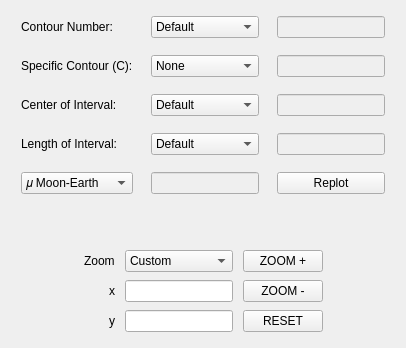
         <widget class="QWidget" name="tab">
          <attribute name="title">
           <string>Input</string>
          </attribute>
          <layout class="QVBoxLayout" name="verticalLayout_4">
           <item>
            <layout class="QGridLayout" name="gridLayout_2" columnstretch="0,0,0">
             <property name="sizeConstraint">
              <enum>QLayout::SetDefaultConstraint</enum>
             </property>
             <property name="leftMargin">
              <number>10</number>
             </property>
             <property name="topMargin">
              <number>5</number>
             </property>
             <property name="rightMargin">
              <number>10</number>
             </property>
             <property name="bottomMargin">
              <number>5</number>
             </property>
             <property name="horizontalSpacing">
              <number>18</number>
             </property>
             <property name="verticalSpacing">
              <number>17</number>
             </property>
             <item row="1" column="0">
              <widget class="QLabel" name="contourLabel">
               <property name="sizePolicy">
                <sizepolicy hsizetype="Preferred" vsizetype="Preferred">
                 <horstretch>0</horstretch>
                 <verstretch>0</verstretch>
                </sizepolicy>
               </property>
               <property name="text">
                <string>Specific Contour (C):</string>
               </property>
              </widget>
             </item>
             <item row="0" column="2">
              <widget class="QLineEdit" name="cCountEdit">
               <property name="enabled">
                <bool>false</bool>
               </property>
               <property name="sizePolicy">
                <sizepolicy hsizetype="Preferred" vsizetype="Preferred">
                 <horstretch>0</horstretch>
                 <verstretch>0</verstretch>
                </sizepolicy>
               </property>
               <property name="text">
                <string/>
               </property>
               <property name="clearButtonEnabled">
                <bool>true</bool>
               </property>
              </widget>
             </item>
             <item row="2" column="2">
              <widget class="QLineEdit" name="centerEdit">
               <property name="enabled">
                <bool>false</bool>
               </property>
               <property name="sizePolicy">
                <sizepolicy hsizetype="Preferred" vsizetype="Preferred">
                 <horstretch>0</horstretch>
                 <verstretch>0</verstretch>
                </sizepolicy>
               </property>
               <property name="text">
                <string/>
               </property>
               <property name="clearButtonEnabled">
                <bool>true</bool>
               </property>
              </widget>
             </item>
             <item row="3" column="2">
              <widget class="QLineEdit" name="lengthEdit">
               <property name="enabled">
                <bool>false</bool>
               </property>
               <property name="sizePolicy">
                <sizepolicy hsizetype="Preferred" vsizetype="Preferred">
                 <horstretch>0</horstretch>
                 <verstretch>0</verstretch>
                </sizepolicy>
               </property>
               <property name="clearButtonEnabled">
                <bool>true</bool>
               </property>
              </widget>
             </item>
             <item row="2" column="1">
              <widget class="QComboBox" name="centerBox">
               <property name="sizePolicy">
                <sizepolicy hsizetype="Preferred" vsizetype="Preferred">
                 <horstretch>0</horstretch>
                 <verstretch>0</verstretch>
                </sizepolicy>
               </property>
               <item>
                <property name="text">
                 <string>Default</string>
                </property>
               </item>
               <item>
                <property name="text">
                 <string>Custom</string>
                </property>
               </item>
              </widget>
             </item>
             <item row="1" column="2">
              <widget class="QLineEdit" name="contourEdit">
               <property name="enabled">
                <bool>false</bool>
               </property>
               <property name="sizePolicy">
                <sizepolicy hsizetype="Preferred" vsizetype="Preferred">
                 <horstretch>0</horstretch>
                 <verstretch>0</verstretch>
                </sizepolicy>
               </property>
               <property name="clearButtonEnabled">
                <bool>true</bool>
               </property>
              </widget>
             </item>
             <item row="0" column="0">
              <widget class="QLabel" name="cCountLabel">
               <property name="sizePolicy">
                <sizepolicy hsizetype="Preferred" vsizetype="Preferred">
                 <horstretch>0</horstretch>
                 <verstretch>0</verstretch>
                </sizepolicy>
               </property>
               <property name="layoutDirection">
                <enum>Qt::LeftToRight</enum>
               </property>
               <property name="text">
                <string>Contour Number:</string>
               </property>
               <property name="wordWrap">
                <bool>false</bool>
               </property>
              </widget>
             </item>
             <item row="4" column="1">
              <widget class="QLineEdit" name="muEdit">
               <property name="enabled">
                <bool>false</bool>
               </property>
               <property name="sizePolicy">
                <sizepolicy hsizetype="Preferred" vsizetype="Preferred">
                 <horstretch>0</horstretch>
                 <verstretch>0</verstretch>
                </sizepolicy>
               </property>
               <property name="clearButtonEnabled">
                <bool>true</bool>
               </property>
              </widget>
             </item>
             <item row="3" column="1">
              <widget class="QComboBox" name="lengthBox">
               <property name="sizePolicy">
                <sizepolicy hsizetype="Preferred" vsizetype="Preferred">
                 <horstretch>0</horstretch>
                 <verstretch>0</verstretch>
                </sizepolicy>
               </property>
               <item>
                <property name="text">
                 <string>Default</string>
                </property>
               </item>
               <item>
                <property name="text">
                 <string>Custom</string>
                </property>
               </item>
              </widget>
             </item>
             <item row="2" column="0">
              <widget class="QLabel" name="centerLabel">
               <property name="text">
                <string>Center of Interval:</string>
               </property>
              </widget>
             </item>
             <item row="0" column="1">
              <widget class="QComboBox" name="cCountBox">
               <property name="sizePolicy">
                <sizepolicy hsizetype="Preferred" vsizetype="Preferred">
                 <horstretch>0</horstretch>
                 <verstretch>0</verstretch>
                </sizepolicy>
               </property>
               <property name="currentIndex">
                <number>0</number>
               </property>
               <item>
                <property name="text">
                 <string>Default</string>
                </property>
               </item>
               <item>
                <property name="text">
                 <string>Custom</string>
                </property>
               </item>
              </widget>
             </item>
             <item row="1" column="1">
              <widget class="QComboBox" name="contourBox">
               <property name="sizePolicy">
                <sizepolicy hsizetype="Preferred" vsizetype="Preferred">
                 <horstretch>0</horstretch>
                 <verstretch>0</verstretch>
                </sizepolicy>
               </property>
               <property name="currentText">
                <string>None</string>
               </property>
               <property name="currentIndex">
                <number>4</number>
               </property>
               <item>
                <property name="text">
                 <string>L1</string>
                </property>
               </item>
               <item>
                <property name="text">
                 <string>L2</string>
                </property>
               </item>
               <item>
                <property name="text">
                 <string>L3</string>
                </property>
               </item>
               <item>
                <property name="text">
                 <string>Custom</string>
                </property>
               </item>
               <item>
                <property name="text">
                 <string>None</string>
                </property>
               </item>
              </widget>
             </item>
             <item row="3" column="0">
              <widget class="QLabel" name="lengthLabel">
               <property name="text">
                <string>Length of Interval:</string>
               </property>
              </widget>
             </item>
             <item row="4" column="0">
              <widget class="QComboBox" name="muBox">
               <property name="sizePolicy">
                <sizepolicy hsizetype="Preferred" vsizetype="Preferred">
                 <horstretch>0</horstretch>
                 <verstretch>0</verstretch>
                </sizepolicy>
               </property>
               <item>
                <property name="text">
                 <string>𝜇 Moon-Earth</string>
                </property>
               </item>
               <item>
                <property name="text">
                 <string>𝜇 Sun-Earth</string>
                </property>
               </item>
               <item>
                <property name="text">
                 <string>𝜇 (Custom)</string>
                </property>
               </item>
              </widget>
             </item>
             <item row="4" column="2">
              <widget class="QPushButton" name="muPush">
               <property name="sizePolicy">
                <sizepolicy hsizetype="Preferred" vsizetype="Preferred">
                 <horstretch>0</horstretch>
                 <verstretch>0</verstretch>
                </sizepolicy>
               </property>
               <property name="layoutDirection">
                <enum>Qt::LeftToRight</enum>
               </property>
               <property name="text">
                <string>Replot</string>
               </property>
              </widget>
             </item>
            </layout>
           </item>
           <item>
            <spacer name="verticalSpacer_2">
             <property name="orientation">
              <enum>Qt::Vertical</enum>
             </property>
             <property name="sizeHint" stdset="0">
              <size>
               <width>20</width>
               <height>40</height>
              </size>
             </property>
            </spacer>
           </item>
           <item>
            <layout class="QGridLayout" name="gridLayout_6">
             <property name="leftMargin">
              <number>10</number>
             </property>
             <property name="topMargin">
              <number>5</number>
             </property>
             <property name="rightMargin">
              <number>10</number>
             </property>
             <property name="bottomMargin">
              <number>5</number>
             </property>
             <property name="horizontalSpacing">
              <number>10</number>
             </property>
             <property name="verticalSpacing">
              <number>8</number>
             </property>
             <item row="1" column="1">
              <widget class="QLabel" name="label">
               <property name="sizePolicy">
                <sizepolicy hsizetype="Preferred" vsizetype="Preferred">
                 <horstretch>0</horstretch>
                 <verstretch>0</verstretch>
                </sizepolicy>
               </property>
               <property name="layoutDirection">
                <enum>Qt::LeftToRight</enum>
               </property>
               <property name="text">
                <string>x</string>
               </property>
               <property name="alignment">
                <set>Qt::AlignRight|Qt::AlignTrailing|Qt::AlignVCenter</set>
               </property>
              </widget>
             </item>
             <item row="1" column="0">
              <spacer name="horizontalSpacer_2">
               <property name="orientation">
                <enum>Qt::Horizontal</enum>
               </property>
               <property name="sizeHint" stdset="0">
                <size>
                 <width>40</width>
                 <height>20</height>
                </size>
               </property>
              </spacer>
             </item>
             <item row="2" column="1">
              <widget class="QLabel" name="label_2">
               <property name="sizePolicy">
                <sizepolicy hsizetype="Preferred" vsizetype="Preferred">
                 <horstretch>0</horstretch>
                 <verstretch>0</verstretch>
                </sizepolicy>
               </property>
               <property name="layoutDirection">
                <enum>Qt::LeftToRight</enum>
               </property>
               <property name="text">
                <string>y</string>
               </property>
               <property name="alignment">
                <set>Qt::AlignRight|Qt::AlignTrailing|Qt::AlignVCenter</set>
               </property>
              </widget>
             </item>
             <item row="0" column="2">
              <widget class="QComboBox" name="zoomPoints">
               <property name="sizePolicy">
                <sizepolicy hsizetype="Preferred" vsizetype="Preferred">
                 <horstretch>0</horstretch>
                 <verstretch>0</verstretch>
                </sizepolicy>
               </property>
               <property name="currentText">
                <string>Custom</string>
               </property>
               <property name="currentIndex">
                <number>8</number>
               </property>
               <property name="sizeAdjustPolicy">
                <enum>QComboBox::AdjustToContentsOnFirstShow</enum>
               </property>
               <item>
                <property name="text">
                 <string>L1</string>
                </property>
               </item>
               <item>
                <property name="text">
                 <string>L2</string>
                </property>
               </item>
               <item>
                <property name="text">
                 <string>L3</string>
                </property>
               </item>
               <item>
                <property name="text">
                 <string>L4</string>
                </property>
               </item>
               <item>
                <property name="text">
                 <string>L5</string>
                </property>
               </item>
               <item>
                <property name="text">
                 <string>m1</string>
                </property>
               </item>
               <item>
                <property name="text">
                 <string>m2</string>
                </property>
               </item>
               <item>
                <property name="text">
                 <string>C</string>
                </property>
               </item>
               <item>
                <property name="text">
                 <string>Custom</string>
                </property>
               </item>
              </widget>
             </item>
             <item row="1" column="2">
              <widget class="QLineEdit" name="lineX">
               <property name="sizePolicy">
                <sizepolicy hsizetype="Preferred" vsizetype="Preferred">
                 <horstretch>0</horstretch>
                 <verstretch>0</verstretch>
                </sizepolicy>
               </property>
               <property name="clearButtonEnabled">
                <bool>true</bool>
               </property>
              </widget>
             </item>
             <item row="0" column="1">
              <widget class="QLabel" name="label_3">
               <property name="text">
                <string>Zoom</string>
               </property>
              </widget>
             </item>
             <item row="2" column="2">
              <widget class="QLineEdit" name="lineY">
               <property name="sizePolicy">
                <sizepolicy hsizetype="Preferred" vsizetype="Preferred">
                 <horstretch>0</horstretch>
                 <verstretch>0</verstretch>
                </sizepolicy>
               </property>
               <property name="clearButtonEnabled">
                <bool>true</bool>
               </property>
              </widget>
             </item>
             <item row="0" column="3">
              <widget class="QPushButton" name="zoomIn">
               <property name="sizePolicy">
                <sizepolicy hsizetype="Preferred" vsizetype="Preferred">
                 <horstretch>0</horstretch>
                 <verstretch>0</verstretch>
                </sizepolicy>
               </property>
               <property name="text">
                <string>ZOOM +</string>
               </property>
              </widget>
             </item>
             <item row="1" column="3">
              <widget class="QPushButton" name="zoomOut">
               <property name="sizePolicy">
                <sizepolicy hsizetype="Preferred" vsizetype="Preferred">
                 <horstretch>0</horstretch>
                 <verstretch>0</verstretch>
                </sizepolicy>
               </property>
               <property name="text">
                <string>ZOOM -</string>
               </property>
              </widget>
             </item>
             <item row="2" column="3">
              <widget class="QPushButton" name="reset">
               <property name="sizePolicy">
                <sizepolicy hsizetype="Preferred" vsizetype="Preferred">
                 <horstretch>0</horstretch>
                 <verstretch>0</verstretch>
                </sizepolicy>
               </property>
               <property name="text">
                <string>RESET</string>
               </property>
              </widget>
             </item>
             <item row="1" column="4">
              <spacer name="horizontalSpacer">
               <property name="orientation">
                <enum>Qt::Horizontal</enum>
               </property>
               <property name="sizeHint" stdset="0">
                <size>
                 <width>40</width>
                 <height>20</height>
                </size>
               </property>
              </spacer>
             </item>
            </layout>
           </item>
          </layout>
         </widget>
